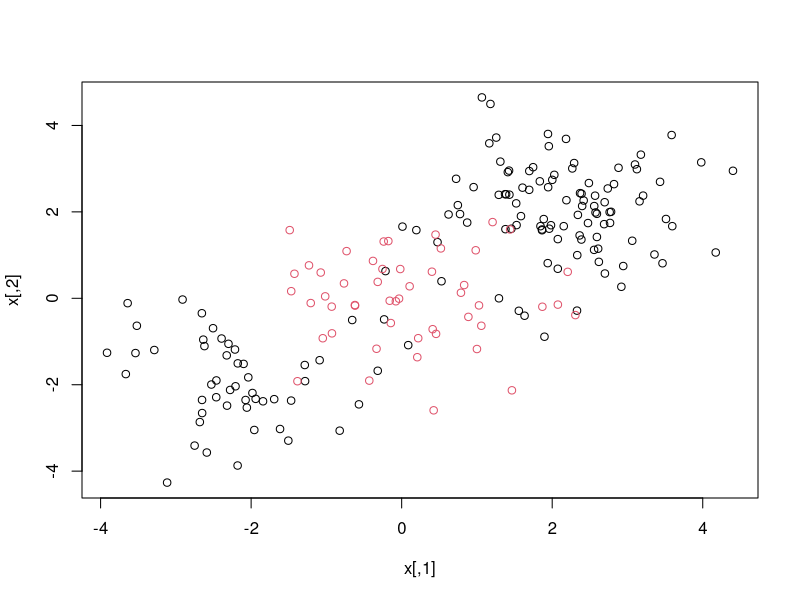
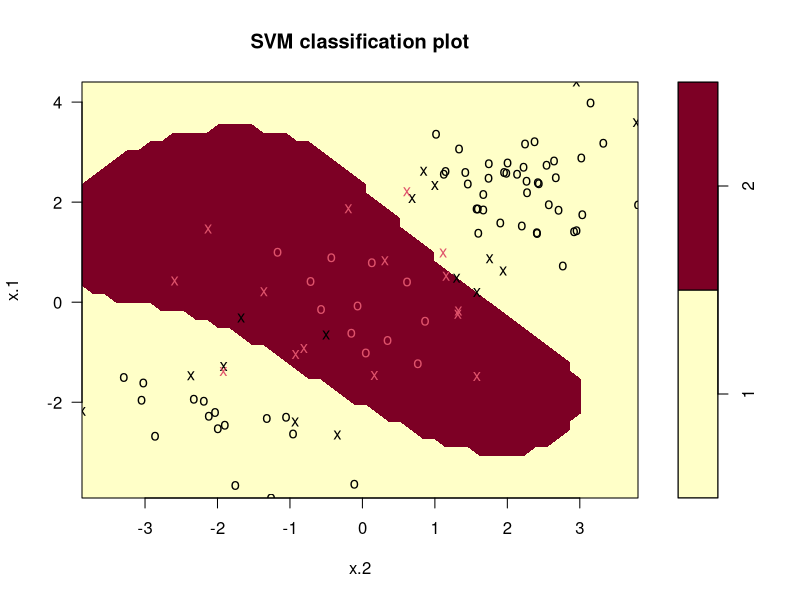

These charts were generated, in order, by the following R code:
## ---- chunk 1
set.seed(1)
x <- matrix(rnorm(200 * 2), ncol = 2)
x[1:100, ] <- x[1:100, ] + 2
x[101:150, ] <- x[101:150 , ] - 2
y <- c(rep(1, 150), rep(2, 50))
dat <- data.frame (x = x, y = as.factor(y))
## ---- chunk 2
plot(x,col=y)
## ---- chunk 3
library(e1071)
train <- sample(200, 100)
svmfit <- svm(y ~ ., data = dat[train, ], kernel = "radial",
gamma = 1, cost = 1)
plot(svmfit, dat[train, ])
